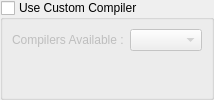
     <widget class="QWidget" name="wCompiler">
      <layout class="QVBoxLayout" name="verticalLayout_9">
       <property name="spacing">
        <number>3</number>
       </property>
       <property name="margin">
        <number>0</number>
       </property>
       <item>
        <widget class="QGroupBox" name="gbCompilers">
         <property name="title">
          <string>Use Custom Compiler</string>
         </property>
         <property name="checkable">
          <bool>true</bool>
         </property>
         <property name="checked">
          <bool>false</bool>
         </property>
         <layout class="QGridLayout" name="_5">
          <item row="0" column="0">
           <widget class="QLabel" name="lCompilers">
            <property name="text">
             <string>Compilers Available :</string>
            </property>
           </widget>
          </item>
          <item row="0" column="1">
           <widget class="QComboBox" name="cbCompilers">
            <property name="sizePolicy">
             <sizepolicy hsizetype="Expanding" vsizetype="Fixed">
              <horstretch>0</horstretch>
              <verstretch>0</verstretch>
             </sizepolicy>
            </property>
           </widget>
          </item>
          <item row="1" column="0" colspan="2">
           <widget class="QStackedWidget" name="swCompilers">
            <property name="currentIndex">
             <number>-1</number>
            </property>
           </widget>
          </item>
         </layout>
        </widget>
       </item>
      </layout>
     </widget>
